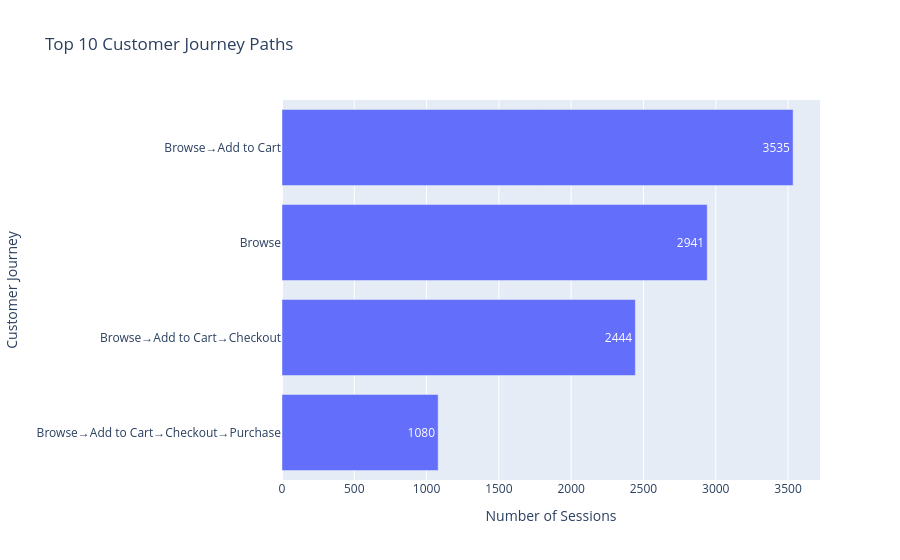

The notebook cell saved with this chart:
### Code cell
# ===============================================================================
# Q12: CUSTOMER JOURNEY PATHS - What are the most common customer journey paths, 
#and where do users abandon the funnel?
# ==============================================================================

journey_paths = (
    df.sort_values(['Session_ID', 'Timestamp'])
    .groupby('Session_ID')['Event']
    .agg('→'.join)
)

journey_counts = (
    journey_paths
    .value_counts()
    .head(10)
)

print("Top 10 Customer Journey Paths:")
print(journey_counts)

# ------------------------------------------
# Plotly
# ------------------------------------------

journey_plot = (
    journey_counts
    .sort_values()
    .reset_index()
)

journey_plot.columns = [
    'Journey_Path',
    'Sessions'
]

fig = px.bar(
    journey_plot,
    x = 'Sessions',
    y = 'Journey_Path',
    orientation = 'h',
    text = 'Sessions',
    title = 'Top 10 Customer Journey Paths'
)

fig.update_layout(
    yaxis_title = 'Customer Journey',
    xaxis_title= 'Number of Sessions'
)

fig.show()

### Figure 1 — Plotly figure (JSON) as saved in the notebook; plotly's stock layout.template omitted (floating-point values rounded to 4 significant figures)
{"data": [{"hovertemplate": "Sessions=%{text}<br>Journey_Path=%{y}<extra></extra>", "legendgroup": "", "marker": {"color": "#636efa", "pattern": {"shape": ""}}, "name": "", "orientation": "h", "showlegend": false, "text": [1080.0, 2444.0, 2941.0, 3535.0], "textposition": "auto", "type": "bar", "x": [1080, 2444, 2941, 3535], "xaxis": "x", "y": ["Browse→Add to Cart→Checkout→Purchase", "Browse→Add to Cart→Checkout", "Browse", "Browse→Add to Cart"], "yaxis": "y"}], "layout": {"barmode": "relative", "legend": {"tracegroupgap": 0}, "title": {"text": "Top 10 Customer Journey Paths"}, "xaxis": {"anchor": "y", "domain": [0, 1], "title": {"text": "Number of Sessions"}}, "yaxis": {"anchor": "x", "domain": [0, 1], "title": {"text": "Customer Journey"}}}}
